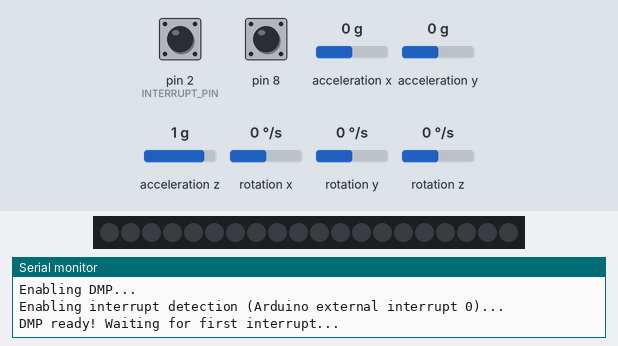
A sketch run on a simulated Arduino Uno, built with avr-gcc and run on an emulated ATmega328P. On the bench: 20 RGB LEDs in strip order, left to right, the last lines printed to the serial monitor. The inputs (shaded band) are chosen by the test bench; at power-on: acceleration y 0 g, acceleration z 1 g, pin 2 (INTERRUPT_PIN) LOW, pin 8 HIGH, acceleration x 0 g, rotation x 0 °/s, rotation y 0 °/s, rotation z 0 °/s. Dim RGB values are drawn brighter than linear; the sensor or clock chip raises its interrupt line as the real part does.

Above: at 5.5 s.
5.6 s: acceleration y set to -0.2 g
At 6.09 s:
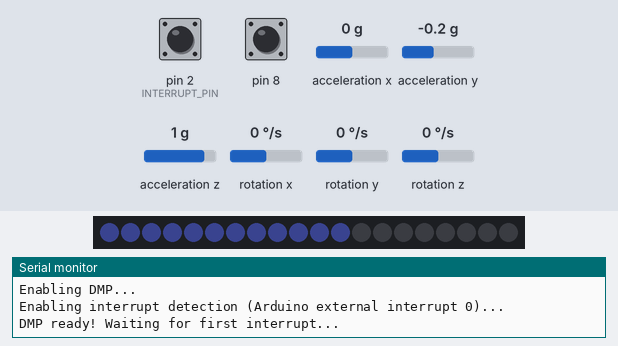
7.2 s: acceleration z set to -1.4 g
8.7 s: acceleration z set to 0.8 g
At 9.51 s:
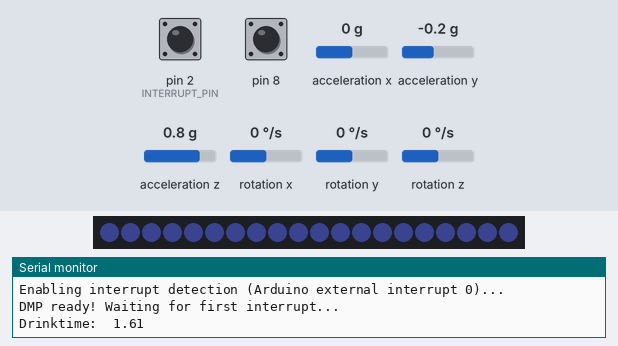

Measured:
- the behaviour switches between 0 and -0.1 g on acceleration y (found by bisection; images 0 and 1)
- after the input at 5.6 s, the LEDs: first change at once (image 1 shows a later state)
- after the input at 8.7 s, the LEDs: first change at once (image 2 shows a later state)

The sketch:

_1st_Code_Iteration.ino
```cpp
#include <I2Cdev.h>
//#include <helper_3dmath.h>
//#include <MPU6050.h>
#include <MPU6050_6Axis_MotionApps20.h>
#include <Servo.h>
long seconds=0;
int timer1_counter;

#if I2CDEV_IMPLEMENTATION == I2CDEV_ARDUINO_WIRE
    #include "Wire.h"
#endif

MPU6050 mpu;

#define INTERRUPT_PIN 2

bool dmpReady = false;  // set true if DMP init was successful
uint8_t mpuIntStatus;   // holds actual interrupt status byte from MPU
uint8_t devStatus;      // return status after each device operation (0 = success, !0 = error)
uint16_t packetSize;    // expected DMP packet size (default is 42 bytes)
uint16_t fifoCount;     // count of all bytes currently in FIFO
uint8_t fifoBuffer[64]; // FIFO storage buffer

Quaternion q;           // [w, x, y, z]         quaternion container
VectorInt16 aa;         // [x, y, z]            accel sensor measurements
VectorInt16 aaReal;     // [x, y, z]            gravity-free accel sensor measurements
VectorInt16 aaWorld;    // [x, y, z]            world-frame accel sensor measurements
VectorFloat gravity;    // [x, y, z]            gravity vector
float euler[3];         // [psi, theta, phi]    Euler angle container
float ypr[3];           // [yaw, pitch, roll]   yaw/pitch/roll container and gravity vector
int tiltangle;
float startdrink;
float enddrink;
float drinktime;
int pixel;
float lighttime;
bool hydrated;
unsigned long timer;

#include <CapacitiveSensor.h>
CapacitiveSensor   cs_4_8 = CapacitiveSensor(4,8); // 1M resistor between pins 4 & 8, pin 8 is sensor pin, add a wire and or foil
int capacitance=0;
unsigned int sum;
unsigned int capstart;


#include <Adafruit_NeoPixel.h>
#ifdef __AVR__
  #include <avr/power.h>
#endif

#define PIN 6
#define NUM_LEDS 20

#define BRIGHTNESS 15

Adafruit_NeoPixel strip = Adafruit_NeoPixel(NUM_LEDS, PIN, NEO_GRB + NEO_KHZ800);
int lighton=30;

// ================================================================
// ===               INTERRUPT DETECTION ROUTINE                ===
// ================================================================

volatile bool mpuInterrupt = false;     // indicates whether MPU interrupt pin has gone high
void dmpDataReady() {
    mpuInterrupt = true;
}


void setup() {
  // put your setup code here, to run once:
Serial.begin(115200);
     cs_4_8.set_CS_AutocaL_Millis(0xFFFFFFFF);// turn off autocalibrate on channel 1 - just as an example
   for (int i=0; i<800;i++)
   {
    sum+=cs_4_8.capacitiveSensor(20);
    Serial.println(sum);
    i++;
   }
   capstart=sum/800;
   Serial.println(capstart);
   delay(3000);
Setupaccelerometer();

strip.setBrightness(BRIGHTNESS);
strip.begin();
strip.show(); // Initialize all pixels to 'off'
initializeinterrupts();

}

void loop() {
  // put your main code here, to run repeatedly:
   calculatedrinktime();
   checkhydration();

}

void fadeInAndOut(uint8_t red, uint8_t green, uint8_t blue) {
int b;
int i;
int ledtime;

b=0;
while(!checkdrinking() && b<255){
       i=0;
       while(i < strip.numPixels()&& !checkdrinking()) {
          strip.setPixelColor(i, red*b/255, green*b/255, blue*b/255);
          i++;
       }
       strip.show();
       b++;
  }

while(!checkdrinking() && b>0){
        i=0;
       while(i < strip.numPixels()&& !checkdrinking()) {
          strip.setPixelColor(i, red*b/255, green*b/255, blue*b/255);
          i++;
       }
       strip.show();
       b--;
  }
}

void checkhydration()
{
   if (drinktime>1 && drinktime<10 && hydrated==0)
     {
        drinktime=0;
        hydrated=1;
        seconds=0;
     }
   if (seconds>=50)
     {
        hydrated=0;
        fadeInAndOut(255,75,0);
     }
}

void calculatedrinktime()
{
      if(checkdrinking()){
      startdrink=millis();
      while(checkdrinking())
      {
          while((pixel<20) && (checkdrinking()))
          {
            lighttime=millis();
            while(lighttime+lighton>=millis()&&(checkdrinking()))
            {
              strip.setPixelColor(pixel,100,120,255);
              strip.show();
              /*
              fifoCount = mpu.getFIFOCount();
              while (fifoCount < packetSize) fifoCount = mpu.getFIFOCount();
              // read a packet from FIFO
              mpu.getFIFOBytes(fifoBuffer, packetSize);
              fifoCount -= packetSize;
              mpu.dmpGetQuaternion(&q, fifoBuffer);
              mpu.dmpGetGravity(&gravity, &q);
              mpu.dmpGetYawPitchRoll(ypr, &q, &gravity);
              tiltangle= (ypr[2] * 180/M_PI);
              */
              //Serial.println(tiltangle);
            }
          pixel++;
          }
          pixel=0;
          while((pixel<20) && (checkdrinking()))
          {
            lighttime=millis();
            while(lighttime+lighton>=millis()&&(checkdrinking()))
            {
              strip.setPixelColor(pixel,0,0,0);
              strip.show();
              /*
              fifoCount = mpu.getFIFOCount();
              while (fifoCount < packetSize) fifoCount = mpu.getFIFOCount();
              // read a packet from FIFO
              mpu.getFIFOBytes(fifoBuffer, packetSize);
              fifoCount -= packetSize;
              mpu.dmpGetQuaternion(&q, fifoBuffer);
              mpu.dmpGetGravity(&gravity, &q);
              mpu.dmpGetYawPitchRoll(ypr, &q, &gravity);
              tiltangle= (ypr[2] * 180/M_PI);
              */
              //Serial.println(tiltangle);
            }
          pixel++;
          }
          pixel=0;
      }
      enddrink=millis();
      drinktime=(float)(enddrink-startdrink)/1000;
      if (drinktime>1 && drinktime<10)
      {
      Serial.print("Drinktime:  ");
      Serial.println(drinktime);
      }
     }
}

int checkdrinking(){
  //capacitance=cs_4_8.capacitiveSensor(2);
  readaccelerometer();
  if (tiltangle<0 && tiltangle>-60)
  {
    return 1;
  }
  else
  {
    return 0;
  }
}

void initializeinterrupts()
{
    noInterrupts();           // disable all interrupts
  TCCR1A = 0;
  TCCR1B = 0;

  // Set timer1_counter to the correct value for our interrupt interval
  //timer1_counter = 64911;   // preload timer 65536-16MHz/256/100Hz
  //timer1_counter = 64286;   // preload timer 65536-16MHz/256/50Hz
  //timer1_counter = 34286;   // preload timer 65536-16MHz/256/2Hz
    timer1_counter = 3036;

  TCNT1 = timer1_counter;   // preload timer
  TCCR1B |= (1 << CS12);    // 256 prescaler
  TIMSK1 |= (1 << TOIE1);   // enable timer overflow interrupt
  interrupts();             // enable all interrupts
}

void readaccelerometer()
{
  if (!dmpReady) return;  //if programming failed, don't try to do anything
   mpuInterrupt = false; //reset interrupt flag
   mpuIntStatus = mpu.getIntStatus();
   fifoCount = mpu.getFIFOCount(); // get current FIFO count
    // check for overflow (this should never happen unless our code is too inefficient)
    if ((mpuIntStatus & 0x10) || fifoCount == 1024) {
        // reset so we can continue cleanly
        mpu.resetFIFO();
        Serial.println(F("FIFO overflow!"));
    // otherwise, check for DMP data ready interrupt (this should happen frequently)
    }
    else if (mpuIntStatus & 0x02) {
        // wait for correct available data length, should be a VERY short wait
        while (fifoCount < packetSize) fifoCount = mpu.getFIFOCount();
        // read a packet from FIFO
        mpu.getFIFOBytes(fifoBuffer, packetSize);
        // track FIFO count here in case there is > 1 packet available
        // (this lets us immediately read more without waiting for an interrupt)
        fifoCount -= packetSize;
        mpu.dmpGetQuaternion(&q, fifoBuffer);
        mpu.dmpGetGravity(&gravity, &q);
        mpu.dmpGetYawPitchRoll(ypr, &q, &gravity);
        tiltangle= (ypr[2] * 180/M_PI);
        //Serial.println(ypr[2] * 180/M_PI);
        }
}


void Setupaccelerometer()
{
  #if I2CDEV_IMPLEMENTATION == I2CDEV_ARDUINO_WIRE
        Wire.begin();
        Wire.setClock(400000); // 400kHz I2C clock. Comment this line if having compilation difficulties
    #elif I2CDEV_IMPLEMENTATION == I2CDEV_BUILTIN_FASTWIRE
        Fastwire::setup(400, true);
    #endif

    // initialize serial communication
    // (115200 chosen because it is required for Teapot Demo output, but it's
    // really up to you depending on your project)
    while (!Serial); // wait for Leonardo enumeration, others continue immediately

    Serial.println(F("Initializing I2C devices..."));
    mpu.initialize();
    pinMode(INTERRUPT_PIN, INPUT);

    Serial.println(F("Testing device connections..."));
    Serial.println(mpu.testConnection() ? F("MPU6050 connection successful") : F("MPU6050 connection failed"));


    Serial.println(F("Initializing DMP..."));
    devStatus = mpu.dmpInitialize();

    // supply your own gyro offsets here, scaled for min sensitivity
    mpu.setXAccelOffset(-2663);
    mpu.setYAccelOffset(2444);
    mpu.setZAccelOffset(1045);
    mpu.setXGyroOffset(106);
    mpu.setYGyroOffset(55);
    mpu.setZGyroOffset(14);
    // make sure it worked (returns 0 if so)
    if (devStatus == 0) {
        // turn on the DMP, now that it's ready
        Serial.println(F("Enabling DMP..."));
        mpu.setDMPEnabled(true);

        // enable Arduino interrupt detection
        Serial.println(F("Enabling interrupt detection (Arduino external interrupt 0)..."));
        attachInterrupt(digitalPinToInterrupt(INTERRUPT_PIN), dmpDataReady, RISING);
        mpuIntStatus = mpu.getIntStatus();

        // set our DMP Ready flag so the main loop() function knows it's okay to use it
        Serial.println(F("DMP ready! Waiting for first interrupt..."));
        dmpReady = true;

        // get expected DMP packet size for later comparison
        packetSize = mpu.dmpGetFIFOPacketSize();
    } else {
        // ERROR!
        // 1 = initial memory load failed
        // 2 = DMP configuration updates failed
        // (if it's going to break, usually the code will be 1)
        Serial.print(F("DMP Initialization failed (code "));
        Serial.print(devStatus);
        Serial.println(F(")"));
    }
}

ISR(TIMER1_OVF_vect)        // interrupt service routine
{
  TCNT1 = timer1_counter;   // preload timer
  seconds++;
}
```
